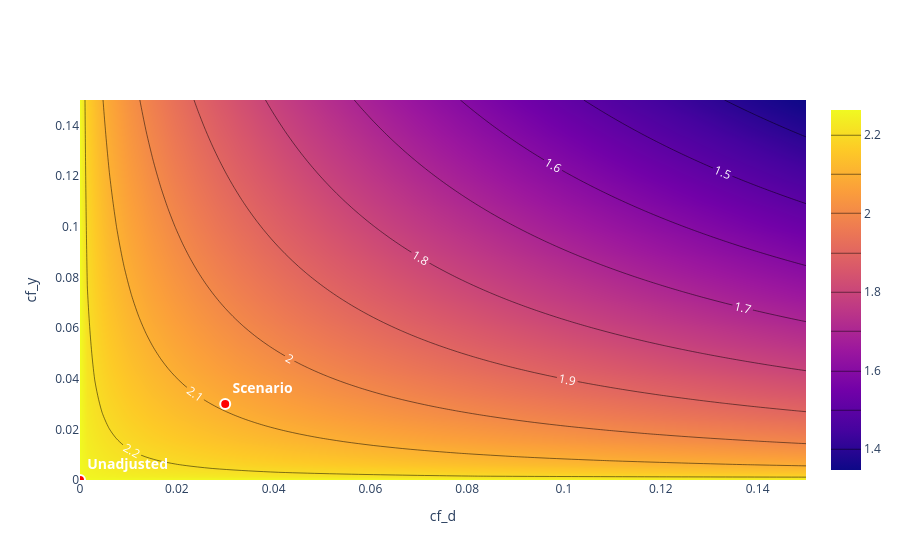

Notebook code cell kept with this figure:
### Markdown cell above
Instead a plot can highlight, different combinations of values for `cf_y` and `cf_d`, allowing us to visualize the potential impact of unobserved confounding on our causal estimates.

### Code cell
dml_boost.sensitivity_plot()
